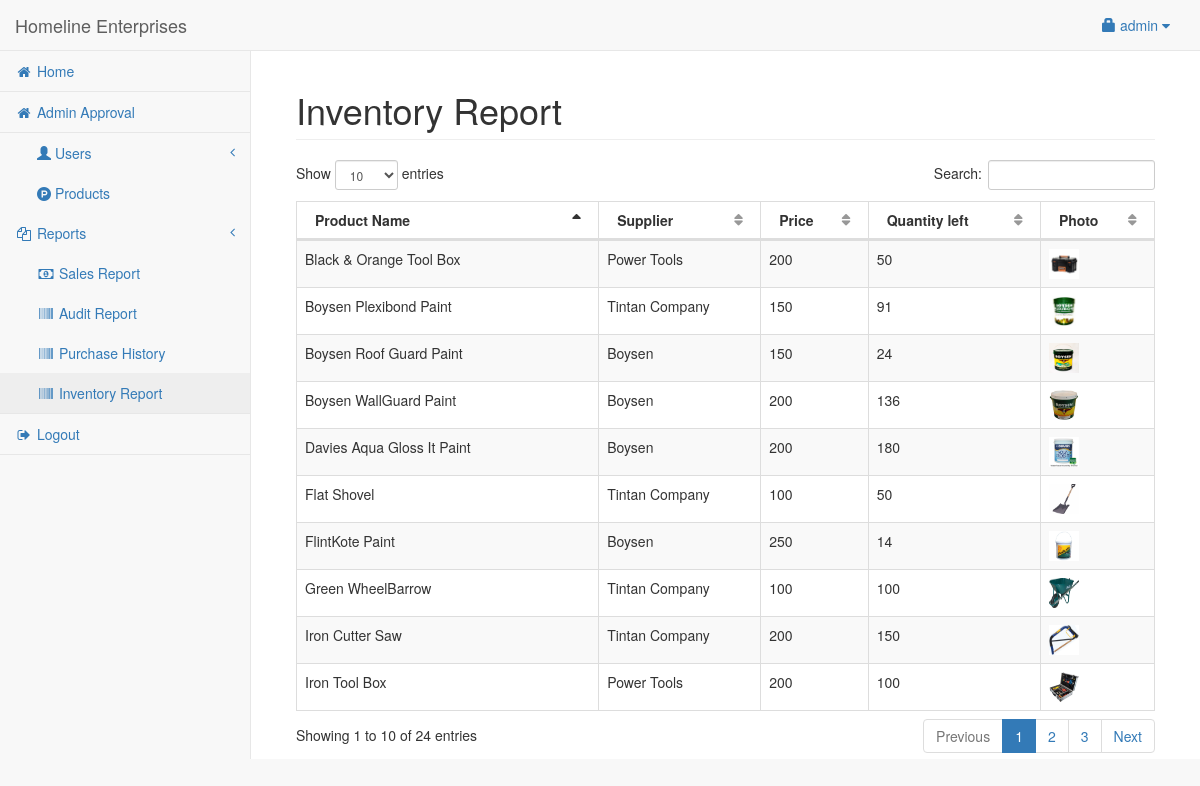
The page /admin/inventory.php (signed in) on the database as committed earlier.
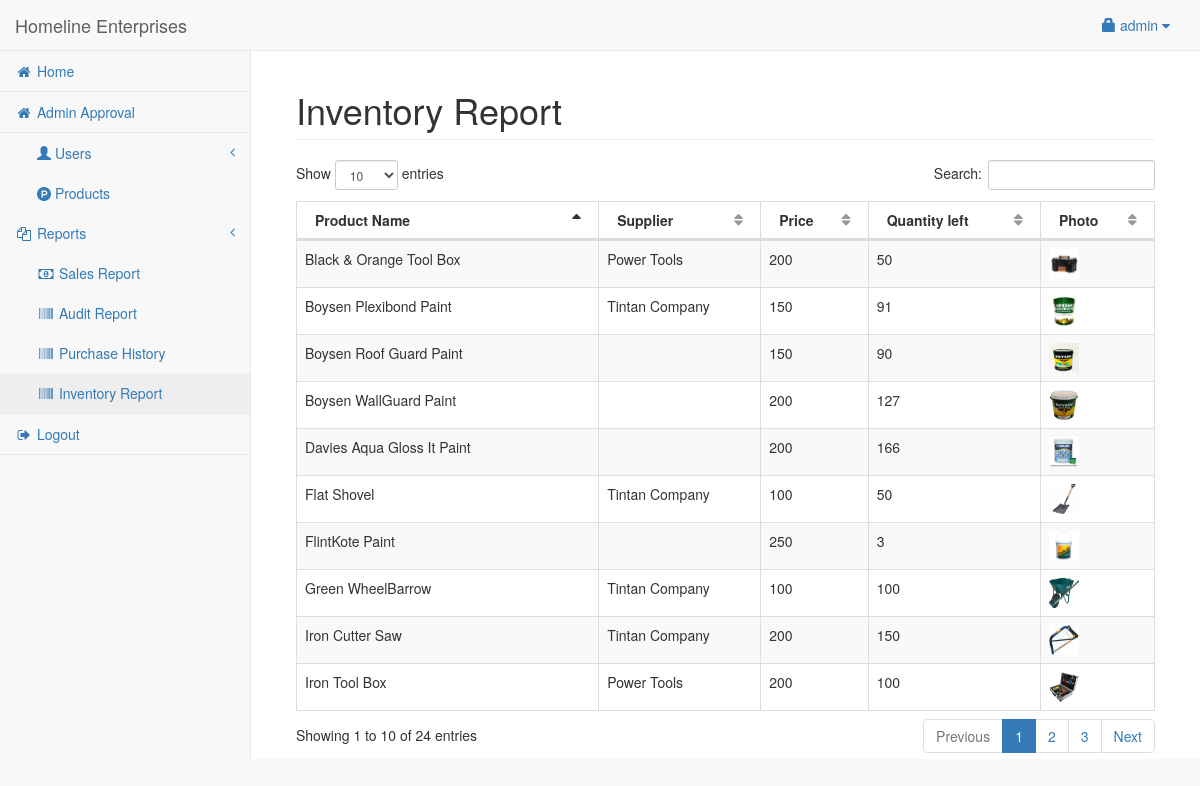
The same page on the database as committed later.
### tables this page shows
CREATE TABLE `product` (
  `productid` int(11) NOT NULL,
  `categoryid` int(11) NOT NULL,
  `product_name` varchar(150) NOT NULL,
  `product_price` double NOT NULL,
  `product_qty` double NOT NULL,
  `photo` varchar(200) NOT NULL,
  `supplierid` int(11) NOT NULL
);

CREATE TABLE `supplier` (
  `supplierid` int(11) NOT NULL,
  `company_name` varchar(50) NOT NULL,
  `company_address` varchar(150) NOT NULL,
  `contact` varchar(50) NOT NULL
);

### admin/inventory.php (the view, shortened to what this page needs)
<?php include('header.php'); ?>
<body>
<div id="wrapper">
<?php include('navbar.php'); ?>
<div style="height:50px;"></div>
<div id="page-wrapper">
<div class="container-fluid">
	<div class="row">
        <div class="col-lg-12">
            <h1 class="page-header">Inventory Report
			</h1>
        </div>
    </div>
    <div class="row">
        <div class="col-lg-12">
            <table width="100%" class="table table-striped table-bordered table-hover" id="prodTable">
                <thead>
                    <tr>
                        <th>Product Name</th>
						<th>Supplier</th>
                        <th>Price</th>
						<th>Quantity left</th>
						<th>Photo</th>
                    </tr>
                </thead>
                <tbody>
				<?php
					$pq=mysqli_query($conn,"select * from product left join category on category.categoryid=product.categoryid left join supplier on supplier.supplierid=product.supplierid");
					while($pqrow=mysqli_fetch_array($pq)){
					?>
						<tr>
							<td><?php echo $pqrow['product_name']; ?></td>
							<td><?php echo $pqrow['company_name']; ?></td>
							<td><?php echo $pqrow['product_price']; ?></td>
							<td><?php echo $pqrow['product_qty']; ?></td>
							<td><img src="../<?php if(empty($pqrow['photo'])){echo "upload/noimage.jpg";}else{echo $pqrow['photo'];} ?>" height="30px" width="30px;"></td>
						</tr>
					<?php
					}
				?>
                </tbody>
            </table>
        </div>
    </div>
</div>
</div>
</div>
</body>
</html>

Rows that differ between the two databases and show on the page:
changed product "Davies Aqua Gloss It Paint": product_qty "180" → "166"; supplierid.company_name "Boysen" → (not shown)
changed product "Boysen WallGuard Paint": product_qty "136" → "127"; supplierid.company_name "Boysen" → (not shown)
changed product "FlintKote Paint": product_qty "14" → "3"; supplierid.company_name "Boysen" → (not shown)
changed product "Boysen Roof Guard Paint": product_qty "24" → "90"; supplierid.company_name "Boysen" → (not shown)
